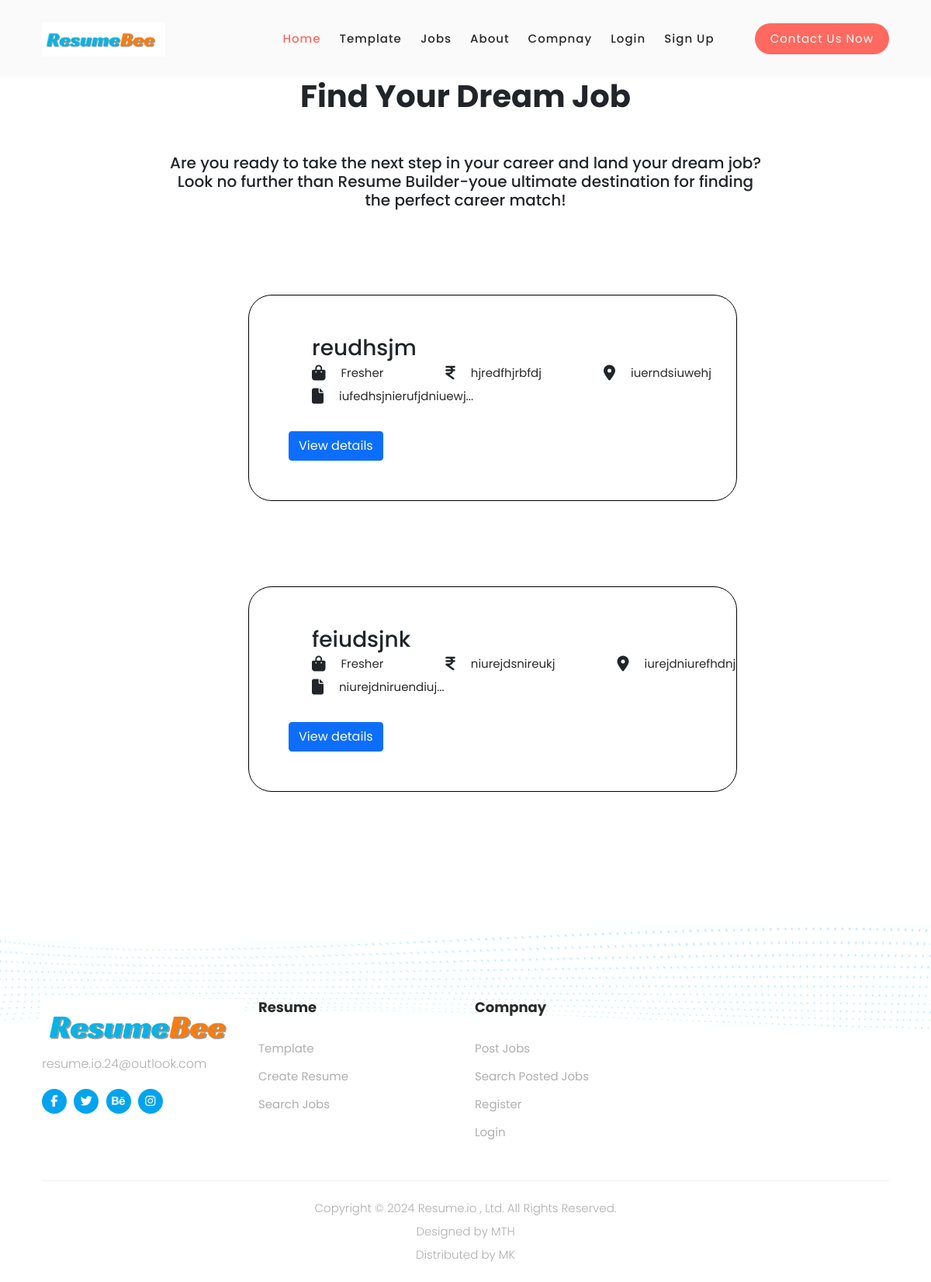
The page /job/ on the database its author committed.
### resume/models.py (models this page shows)
class job_vacancy(models.Model):
     jv_id = models.AutoField(primary_key=True,unique=True)
     jv_name = models.CharField(max_length=50,default="")
     jv_category = models.CharField(max_length=50,default="")
     jv_time = models.CharField(max_length=50,default="")
     jv_location = models.CharField(max_length=50,default="")
     jv_city = models.CharField(max_length=50,default="")
     jv_pincode = models.CharField(max_length=50,default="")
     jv_salary = models.CharField(max_length=50,default="none")
     jv_exprince = models.CharField(max_length=50, default="fresher")
     jv_function = models.CharField(max_length=50,default="")
     jv_description = models.TextField(max_length=100000,default="")
     jv_key_responsibilites = models.TextField(max_length=100000,default="")
     jv_requirements = models.TextField(max_length=100000,default="")
     c_id = models.ForeignKey(Company,on_delete=models.CASCADE,to_field='c_id')

### resume/views.py (the view)
# urls.py: path('job/',views.job,name='job'),
def job(request):
     job = job_vacancy.objects.all()
     j={
          'job':job,
     }
     return render(request,'job.html',j);

### templates/job.html (shortened to what this page needs)
<!DOCTYPE html>
<html lang="en">
<head>
    {% load static %}
    <link rel="stylesheet" href="https://cdnjs.cloudflare.com/ajax/libs/font-awesome/6.5.1/css/all.min.css"
 />
    <link rel="stylesheet" href="{% static 'css/jobs.css' %}">
</head>
<body>
    {% include 'navbar.html'%}
    <div class="find">
        <h1><b>Find Your Dream Job</b></h1>
        <h5 style="margin-top:50px;">Are you ready to take the next step in your career and land your dream job?</h5>
        <h5>Look no further than Resume Builder-youe ultimate destination for finding </h5>
        <h5>the perfect career match!</h5>
    </div>
    {% for i in job %}
    <div class="sale">
        <h3>{{i.jv_name}}</h3>
        <div class="icons">
            <div class="icon1">
                <i class="fa-solid fa-bag-shopping"></i>
                <p>{{ i.jv_exprince }}</p>
            </div>
            <div class="icon1"> <i class="fa-solid fa-indian-rupee-sign">
            </i>
            <p>{{i.jv_salary}}</p>
        </div>
        <div class="icon1">
            <i class="fa-solid fa-location-dot">
            </i>
            <p>{{i.jv_location}}</p>
        </div>
    </div>
    <div class="icon2">
        <i class="fa-solid fa-file">
        </i>
        <p>{{ i.jv_description|slice:":90" }}...</p>
    </div>
    <br>
    <a  href="{% url 'job_details' i.jv_id %}">
        <button class=" btn btn-primary"> View details </button>
        </a>
</div>
  {% endfor %}
    {% include 'footer.html'%}
</body>
</html>

### static/css/jobs.css (style rules this page uses)
.find { text-align: center; margin-top: 100px; }
.icons { display: flex; gap: 50px; }
.sale { border: 1px solid black; border-radius: 30px; margin-right: 250px; align-items: center; margin-left: 320px; font-size: 20px; margin-top: 110px; padding: 51px; }
.sale h5 ,.sale h3 { margin-left: 30px; }
.icon1 ,.icon2 { display: flex; gap: 20px; text-align: center; align-items: center; margin-left: 30px; }

### static/css/templa.css (style rules this page uses)
html, body, div, span, applet, object, iframe, h1, h2, h3, h4, h5, h6, p, blockquote, div pre, a, abbr, acronym, address, big, cite, code, del, dfn, em, font, img, ins, kbd, q, s, samp, small, strike, strong, sub, sup, tt, var, b, u, i, center, dl, dt, dd, ol, ul, li, figure, header, nav, section, article, aside, footer, figcaption { margin: 0; padding: 0; border: 0; outline: 0; }
* { box-sizing: border-box; }
html, body { font-family: 'Poppins', sans-serif; font-weight: 400; background-color: #fff; -ms-text-size-adjust: 100%; -webkit-font-smoothing: antialiased; -moz-osx-font-smoothing: grayscale; }
a { text-decoration: none !important; }
h1, h2, h3, h4, h5, h6 { margin-top: 0px; margin-bottom: 0px; }
p { font-size: 15px; line-height: 30px; color: #2a2a2a; }
html, body { background: #fff; font-family: 'Poppins', sans-serif; }

### static/css/templatem1.css (style rules this page uses)
html, body, div, span, applet, object, iframe, h1, h2, h3, h4, h5, h6, p, blockquote, div pre, a, abbr, acronym, address, big, cite, code, del, dfn, em, font, img, ins, kbd, q, s, samp, small, strike, strong, sub, sup, tt, var, b, u, i, center, dl, dt, dd, ol, ul, li, figure, header, nav, section, article, aside, footer, figcaption { margin: 0; padding: 0; border: 0; outline: 0; }
* { box-sizing: border-box; }
html, body { font-family: 'Poppins', sans-serif; font-weight: 400; background-color: #fff; -ms-text-size-adjust: 100%; -webkit-font-smoothing: antialiased; -moz-osx-font-smoothing: grayscale; }
a { text-decoration: none !important; }
h1, h2, h3, h4, h5, h6 { margin-top: 0px; margin-bottom: 0px; }
p { font-size: 15px; line-height: 30px; color: #2a2a2a; }
html, body { background: #fff; font-family: 'Poppins', sans-serif; }

### rows shown on the page
job_vacancy: jv_name "reudhsjm", jv_exprince "Fresher", jv_salary "hjredfhjrbfdj", jv_location "iuerndsiuwehj", jv_description "iufedhsjnierufjdniuewj"
job_vacancy: jv_name "feiudsjnk", jv_exprince "Fresher", jv_salary "niurejdsnireukj", jv_location "iurejdniurefhdnj", jv_description "niurejdniruendiuj"
